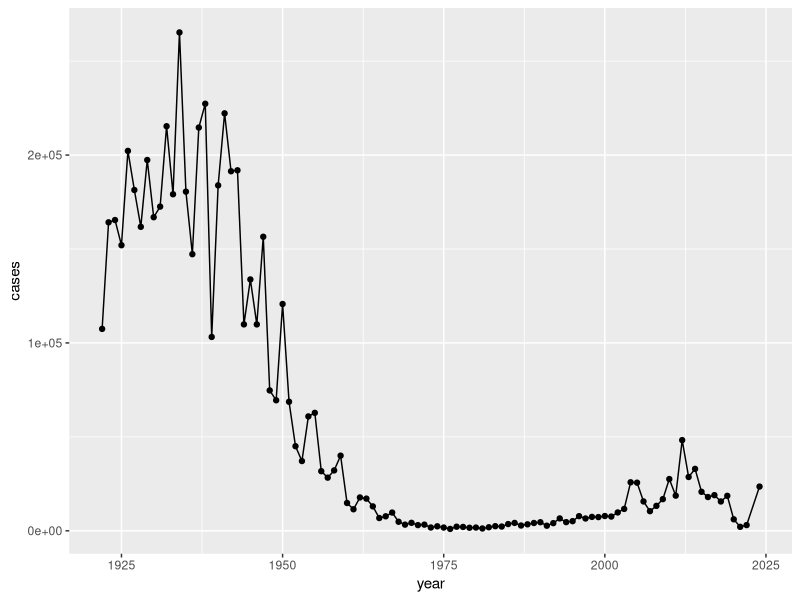
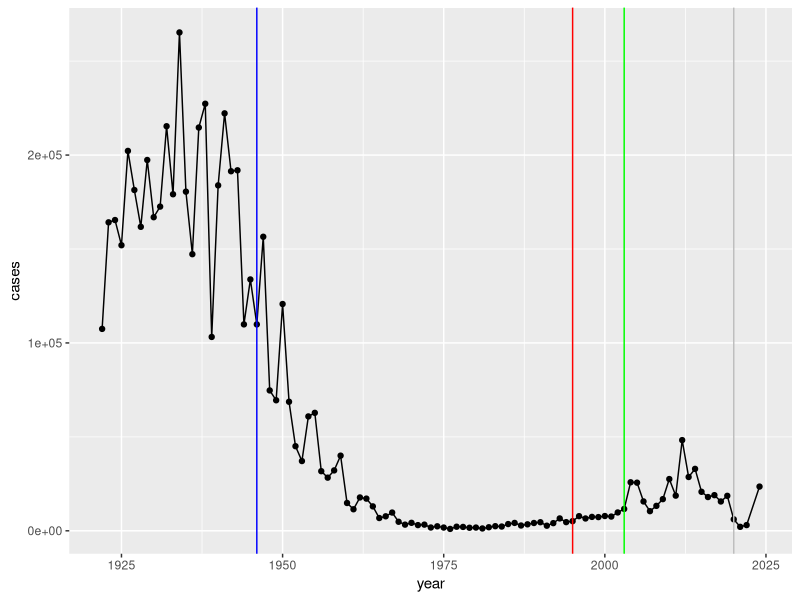

Here is the R script that generated these plots, in order: (Note: this script raises an error after producing the figures.)
## ---- chunk 1
cdc <- data.frame(
                                 year = c(1922L,1923L,1924L,1925L,
                                          1926L,1927L,1928L,1929L,1930L,1931L,
                                          1932L,1933L,1934L,1935L,1936L,
                                          1937L,1938L,1939L,1940L,1941L,1942L,
                                          1943L,1944L,1945L,1946L,1947L,
                                          1948L,1949L,1950L,1951L,1952L,
                                          1953L,1954L,1955L,1956L,1957L,1958L,
                                          1959L,1960L,1961L,1962L,1963L,
                                          1964L,1965L,1966L,1967L,1968L,1969L,
                                          1970L,1971L,1972L,1973L,1974L,
                                          1975L,1976L,1977L,1978L,1979L,1980L,
                                          1981L,1982L,1983L,1984L,1985L,
                                          1986L,1987L,1988L,1989L,1990L,
                                          1991L,1992L,1993L,1994L,1995L,1996L,
                                          1997L,1998L,1999L,2000L,2001L,
                                          2002L,2003L,2004L,2005L,2006L,2007L,
                                          2008L,2009L,2010L,2011L,2012L,
                                          2013L,2014L,2015L,2016L,2017L,2018L,
                                          2019L,2020L,2021L,2022L,2024L),
         cases = c(107473,164191,165418,152003,
                                          202210,181411,161799,197371,
                                          166914,172559,215343,179135,265269,
                                          180518,147237,214652,227319,103188,
                                          183866,222202,191383,191890,109873,
                                          133792,109860,156517,74715,69479,
                                          120718,68687,45030,37129,60886,
                                          62786,31732,28295,32148,40005,
                                          14809,11468,17749,17135,13005,6799,
                                          7717,9718,4810,3285,4249,3036,
                                          3287,1759,2402,1738,1010,2177,2063,
                                          1623,1730,1248,1895,2463,2276,
                                          3589,4195,2823,3450,4157,4570,
                                          2719,4083,6586,4617,5137,7796,6564,
                                          7405,7298,7867,7580,9771,11647,
                                          25827,25616,15632,10454,13278,
                                          16858,27550,18719,48277,28639,32971,
                                          20762,17972,18975,15609,18617,
                                          6124,2116,3044,23544)
       )
## ---- chunk 2
library(ggplot2)

baseplot <- ggplot(cdc) +
  aes(year, cases) +
  geom_point() +
  geom_line()

baseplot
## ---- chunk 3
baseplot +
  geom_vline(xintercept = 1946, col="blue") +
  geom_vline(xintercept = 1995, col="red") +
  geom_vline(xintercept = 2020, col="gray") +
  geom_vline(xintercept = 2003, col="green")
## ---- chunk 4
library(jsonlite)
subject <- read_json("https://www.cmi-pb.org/api/subject", simplifyVector = TRUE) 
head(subject, 3)

## ---- chunk 5
table(subject$infancy_vac)
## ---- chunk 6
table(subject$biological_sex)
## ---- chunk 7
table(subject$race, subject$biological_sex)
## ---- chunk 8
specimen <- read_json("http://cmi-pb.org/api/v5/specimen",
                      simplifyVector = TRUE)
head(specimen)
## ---- chunk 9
library(dplyr)
meta <- inner_join(subject, specimen)
head(meta)
## ---- chunk 10
abdata <- read_json("http://cmi-pb.org/api/v5/plasma_ab_titer",
                    simplifyVector = TRUE)
head(abdata)
## ---- chunk 11
ab <- inner_join(abdata, meta)
head(ab)
## ---- chunk 12
nrow(ab)
## ---- chunk 13
table(ab$isotype)
## ---- chunk 14
table(ab$antigen)
## ---- chunk 15
igg <- filter(ab, isotype=="IgG")
head(igg)
## ---- chunk 16
ggplot(igg) +
  aes(MFI_normalised, antigen) +
  geom_boxplot()
## ---- chunk 17
ggplot(igg) +
  aes(MFI_normalised, antigen, col=infancy_vac) +
  geom_boxplot()
## ---- chunk 18
ggplot(igg) +
  aes(MFI_normalised, antigen) +
  geom_boxplot() +
  facet_wrap(~visit)
## ---- chunk 19
table(igg$visit)
## ---- chunk 20
igg_7 <- filter(igg, visit %in% 1:7)
table(igg_7$visit)
## ---- chunk 21
ggplot(igg_7) +
  aes(MFI_normalised, antigen, col=infancy_vac) +
  geom_boxplot() +
  facet_wrap(~visit, ncol=2)
## ---- chunk 22
ggplot(igg_7) +
  aes(planned_day_relative_to_boost, MFI_normalised) +
  geom_point() +
  geom_line() 
## ---- chunk 23
abdata.21 <- ab %>% filter(dataset == "2021_dataset")

abdata.21 %>% 
  filter(isotype == "IgG",  antigen == "PT") %>%
  ggplot() +
    aes(x=planned_day_relative_to_boost,
        y=MFI_normalised,
        col=infancy_vac,
        group=subject_id) +
    geom_point() +
    geom_line() 
